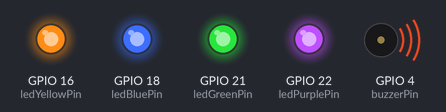
Recording of a program running on a simulated ESP32 board running MicroPython. Shown: output pins drawn as LEDs (lit = HIGH), buzzer (waves = sounding). Wiring (from the project's diagram.json): buzzer on GPIO 4, orange LED on GPIO 16, blue LED on GPIO 18, green LED on GPIO 21, purple LED on GPIO 22.

Above: at 0.2 s.
At 1.2 s:
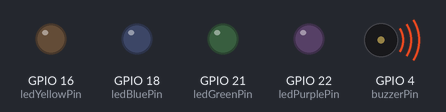
At 2.7 s:
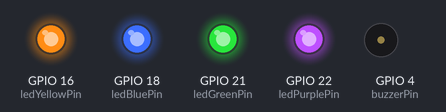
At 3.7 s:
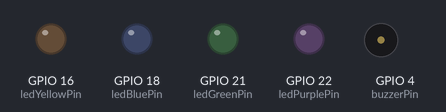
Timing chart, 0 to 4.6 s (numbered marks = the images above):
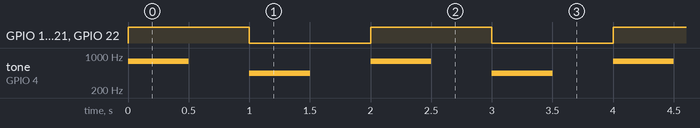

Measured:
- by itself, GPIO 16 (ledYellowPin), GPIO 18 (ledBluePin), GPIO 21 (ledGreenPin), GPIO 22 (ledPurplePin): alternates HIGH for 1.0 s and LOW for 1.0 s
- by itself, tone on GPIO 4 (buzzerPin): repeats every 2.0 s: silent 0.50 s, 440 Hz 0.50 s, silent 0.50 s, 784 Hz 0.50 s

The program:

main.py
```python
from machine import Pin, PWM
from utime import sleep_ms

ledPurplePin = Pin(22, Pin.OUT)
ledGreenPin = Pin(21, Pin.OUT)
ledBluePin = Pin(18, Pin.OUT)
ledYellowPin = Pin(16, Pin.OUT)
buzzerPin = Pin(4, Pin.OUT)

toneA = 440
toneB = 494
toneC = 523
toneD = 587
toneE = 659
toneF = 698
toneG = 784

ledPins = [ledPurplePin, ledGreenPin, ledBluePin, ledYellowPin]
tones = [toneA, toneB, toneC, toneD, toneE, toneF, toneG]

buzzer = PWM(buzzerPin)

def play_buzzer_and_sleep(freq, duration_ms, duty_value=512):
    buzzer.freq(freq)
    buzzer.duty(duty_value)
    sleep_ms(duration_ms)
    buzzer.duty(0)

def ledPattern1():
    for i in range(4):
        ledPins[i].on()
    play_buzzer_and_sleep(toneG, 500)
    sleep_ms(500)

    for i in range(4):
        ledPins[i].off()
    play_buzzer_and_sleep(toneA, 500)
    sleep_ms(500)

def ledPattern2():
    for i in range(4):
        ledPins[i].on()
        play_buzzer_and_sleep(tones[i], 500)
        sleep_ms(500)
        ledPins[i].off()

def ledPattern3():
    for i in range(4):
        ledPins[i].on()
        play_buzzer_and_sleep(tones[i], 500)
        sleep_ms(500)
    for i in range(3, -1, -1):
        ledPins[i].off()
        play_buzzer_and_sleep(tones[i], 500)
        sleep_ms(500)

while True:
    ledPattern1()
```
